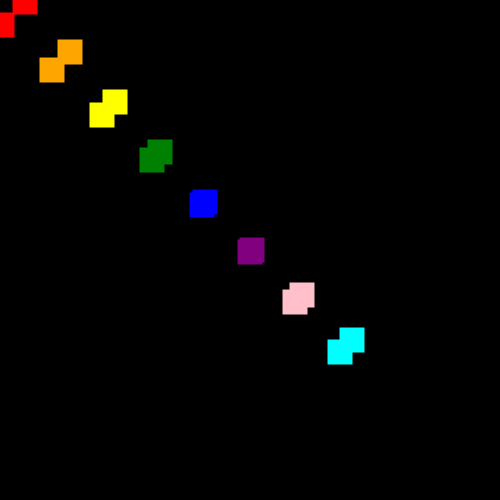
Frame 1 (no input)
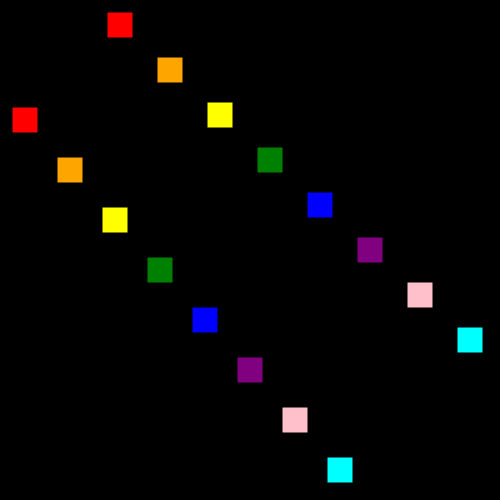
Frame 60 (no input)
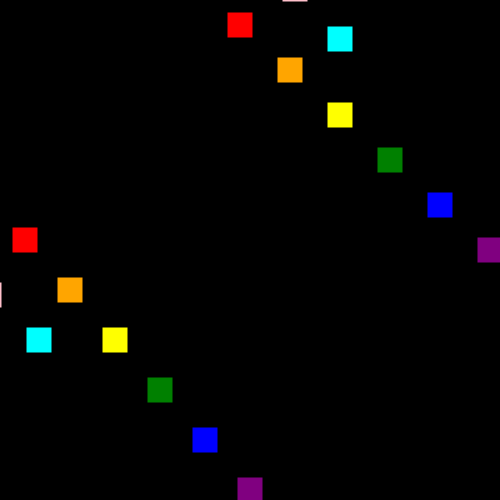
Frame 120 (the mouse pressed at the canvas centre since frame 60)

The p5.js sketch that drew these frames (run headless with seeded random() and noise() and a simulated clock; from frame 60 on, the mouse is pressed at the canvas centre):

// p5.js sketch
// ── sketch.js

let rectY = [0, 50, 100, 150, 200, 250, 300, 350];
let speeds = [2, 2, 2, 2, 2, 2, 2, 2];

let rectX = [0, 50, 100, 150, 200, 250, 300, 350];
let horizontalSpeeds = [2, 2, 2, 2, 2, 2, 2, 2];

let colours = [
  'red', 'orange', 'yellow', 'green',
  'blue', 'purple', 'pink', 'cyan'
];

function setup() {
  createCanvas(500, 500);
  noStroke();
  rectMode(CENTER);
}

function draw() {
  background(0);

  // Vertical rectangles
  for (let i = 0; i < rectY.length; i++) {
    let x = (i + 1) * 45 - 20;
    let y = rectY[i] + speeds[i];

    fill(colours[i]);
    rect(x, y, 25, 25);

    if (y >= height + 25) {
      y = -25;
    }

    rectY[i] = y;
  }

  // Horizontal rectangles
  for (let i = 0; i < rectX.length; i++) {
    let x = rectX[i] + horizontalSpeeds[i];
    let y = (i + 1) * 45 - 20;

    fill(colours[i]);
    rect(x, y, 25, 25);

    if (x >= width + 25) {
      x = -25;
    }

    rectX[i] = x;
  }
}
